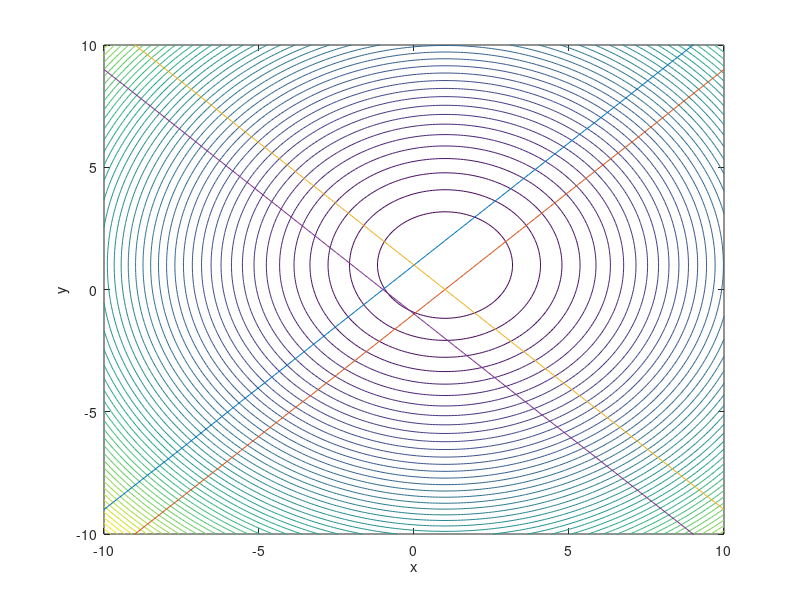

MATLAB code to generate this figure: (Note: this script raises an error after producing the figure.)
clc
clear;
[X,Y]=meshgrid(-10:0.1:10);

%QP problem specification
Xref=[1,1];
P=[1,0;0,1];
q=[-2*Xref(1),-2*Xref(2)]';
r=Xref(1)^2+Xref(2)^2;
%inequality constraint
A1=[1,-1];
b1=1;
A2=[-1,1];
b2=-1;
A3=[-1,-1];
b3=1;
A4=[1,1];
b4=-1;
A=[A1;A2;A3;A4];
b=[b1;b2;b3;b4];
%updating variables
%x_init=[-3,5]';
x_new=[-3,5]';
u_new=[0,0]';
z_new=[0,0]';
Max_Iterate=1000;
rho=1;
ABSTOL= 1e-4;
RELTOL= 1e-2;

%ploting related
history_x1=zeros(1000);
history_x2=zeros(1000);
F=P(1,1)*X.^2+P(1,2)*X.*Y+P(2,1)*X.*Y+P(2,2)*Y.^2 + q(1)*X+q(2)*Y + r;
f=zeros(1000);

Y_c1=-A1(1)/A1(2)*X(1,:)+b1;
Y_c2=-A2(1)/A2(2)*X(1,:)+b2;
Y_c3=-A3(1)/A3(2)*X(1,:)+b3;
Y_c4=-A4(1)/A4(2)*X(1,:)+b4;

figure(1);
contour(X,Y,F,50);
xlabel('x');
ylabel('y');
hold on;
plot(X(1,:),Y_c1,X(1,:),Y_c2,X(1,:),Y_c3,X(1,:),Y_c4);
axis([-10 10 -10 10]);
hold on;

for k=1:Max_Iterate
    history_x1(k)=x_new(1);
    history_x2(k)=x_new(2);
    f(k)=x_new'*P*x_new + q'*x_new + r;
    %x-update
    if k>1
        x_new=R\(R'\(rho*(z_new-u_new)-q));
    else
        R=chol(P+rho*eye(size(P,1)));
        x_new=R\(R'\(rho*(z_new-u_new)-q));
    end
    
    %z-update
    z_old=z_new;
    z_new=func_projection(x_new+u_new,A,b);
    
    %u-update
    u_new=u_new+x_new-z_new;
    
    %cost function
    
    plot(history_x1(k),history_x2(k),'r*');
    hold on;
    if(k>1)
        plot(history_x1(k-1:k),history_x2(k-1:k),'r');
        hold on;
    end
    
    %termination check
    r_norm(k)=norm(x_new-z_new);
    s_norm(k)=norm(-rho*(z_new-z_old));
    eps_pri(k) = sqrt(2)*ABSTOL + RELTOL*max(norm(x_new), norm(-z_new));
    eps_dual(k)= sqrt(2)*ABSTOL + RELTOL*norm(rho*u_new);
    if(r_norm(k)<eps_pri(k) && s_norm(k)<eps_dual(k))
        break;
    end
end
